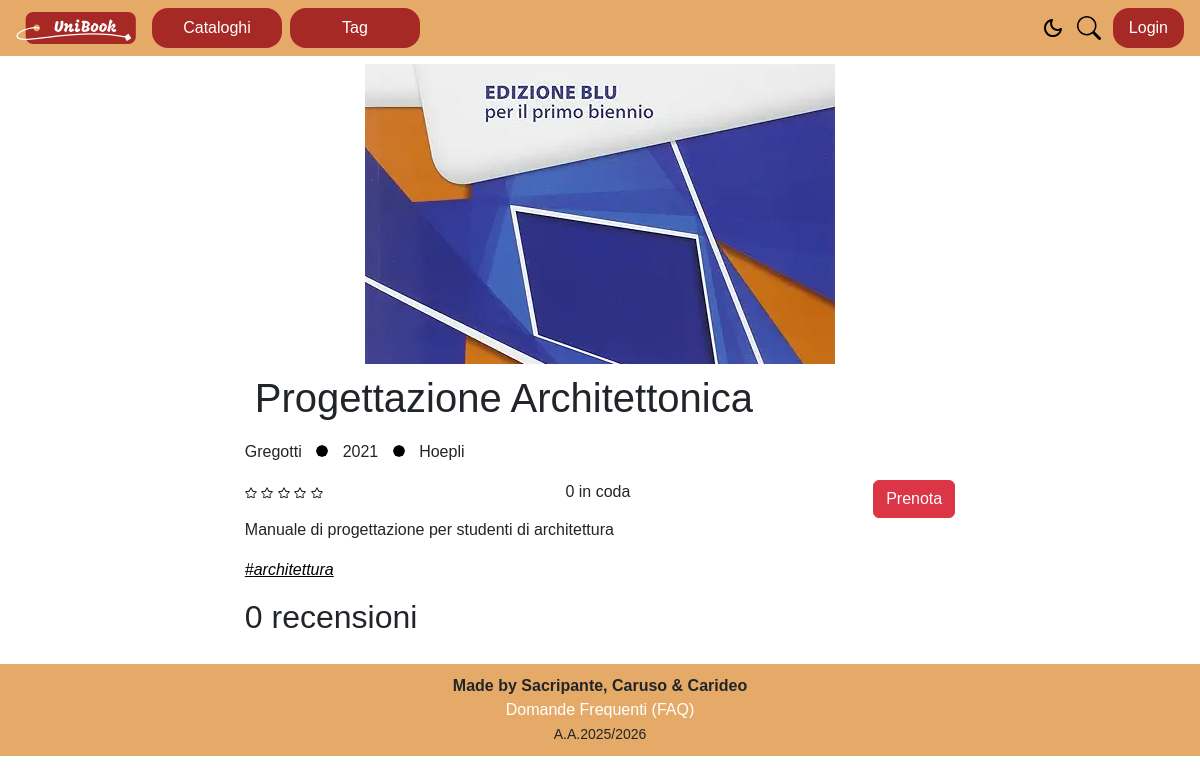
The page /controller/bookPage.php?id=2 on the database its author committed.
### tables this page shows
CREATE TABLE `book` (
  `codebook` int(11) NOT NULL,
  `title` varchar(255) NOT NULL,
  `publisher` varchar(100) NOT NULL,
  `publicationyear` int(11) NOT NULL,
  `image` varchar(100) NOT NULL,
  `description` varchar(255) NOT NULL,
  `author` varchar(255) NOT NULL,
  `idcatalogue` int(11) NOT NULL
);

CREATE TABLE `tag` (
  `idtag` varchar(50) NOT NULL
);

### controller/bookPage.php (called while the page is built, shortened)
<?php
require_once 'bootstrap.php';
$bookId = $_GET['id'] ?? null;
$book = $bookRepo->findById($bookId);
require '../template/base.php';
?>

### db/database.php (called while the page is built, shortened)
<?php
class DatabaseHelper
{
    private $db;
    public function __construct($servername, $username, $password, $dbname)
    {
        $this->db = new mysqli($servername, $username, $password, $dbname);
    }
    public function executeQuery($query, $params = [], $types = '')
    {
        $stmt = $this->db->prepare($query);
        if (!empty($params)) {
            $stmt->bind_param($types, ...$params);
        }
        $stmt->execute();
        $result = $stmt->get_result();
        $data = $result->fetch_all(MYSQLI_ASSOC);
        return $data;
    }
}

### controller/bootstrap.php (called while the page is built, shortened)
<?php
require_once(BASE_PATH . "/UniBook/" . "db/database.php");
require_once(BASE_PATH . "/UniBook/" . "repo/BookingRepository.php");
require_once(BASE_PATH . "/UniBook/" . "repo/BookRepository.php");
require_once(BASE_PATH . "/UniBook/" . "repo/ReviewRepository.php");
require_once(BASE_PATH . "/UniBook/" . "repo/TagInBookRepository.php");
require_once("SessionManager.php");
$dbh = new DatabaseHelper("localhost", "root", "", "unibook", 3306);
$bookingRepo = new BookingRepository($dbh);
$bookRepo = new BookRepository($dbh);
$reviewRepo = new ReviewRepository($dbh);
$tagInBookRepo = new TagInBookRepository($dbh);
?>

### repo/BookRepository.php (called while the page is built, shortened)
<?php
require_once  BASE_PATH . "/UniBook/" . 'orm/Book.php';
require_once  BASE_PATH . "/UniBook/" . 'db/database.php';
class BookRepository
{
    private $db;
    public function __construct(&$db)
    {
        $this->db = $db;
    }
    public function findById($codeBook)
    {
        $sql = "SELECT * FROM book WHERE codebook = ?";
        $result = $this->db->executeQuery($sql, [$codeBook], 'i');
        return $this->mapRowToObject($result[0]);
    }
    public function getAvailableCopiesCount($codeBook)
    {
        $sql = "SELECT COUNT(*) as total FROM book_copy
                WHERE codebook = ? AND state = 'disponibile'";
        $result = $this->db->executeQuery($sql, [$codeBook], 'i');
        return $result[0]['total'] ?? 0;
    }
    private function mapRowToObject($row)
    {
        return new Book(
            $row['codebook'],
            $row['title'],
            $row['publisher'],
            $row['publicationyear'],
            $row['image'],
            $row['description'],
            $row['author'],
            $row['idcatalogue']
        );
    }
}
?>

### orm/book.php (called while the page is built, shortened)
<?php
class Book
{
    private $codebook;
    private $title;
    private $publisher;
    private $description;
    private $image;
    private $publicationyear;
    private $author;
    public function __construct(
        $codebook,
        $title,
        $publisher,
        $description,
        $image,
        $publicationyear,
        $author,
        $idcatalogue
    ) {
        $this->codebook = $codebook;
        $this->title = $title;
        $this->publisher = $publisher;
        $this->description = $description;
        $this->image = $image;
        $this->publicationyear = $publicationyear;
        $this->author = $author;
    }
    public function getCodebook()
    {
        return $this->codebook;
    }
    public function getTitle()
    {
        return $this->title;
    }
    public function getPublisher()
    {
        return $this->publisher;
    }
    public function getDescription()
    {
        return $this->description;
    }
    public function getImage()
    {
        return $this->image;
    }
    public function getPublicationYear()
    {
        return $this->publicationyear;
    }
    public function getAuthor()
    {
        return $this->author;
    }
}
?>

### repo/ReviewRepository.php (called while the page is built, shortened)
<?php
require_once BASE_PATH . "/UniBook/" . 'db/database.php';
class ReviewRepository
{
    private $db;
    public function __construct($db)
    {
        $this->db = $db;
    }
    public function getReviewsByBook($codeBook)
    {
        $sql = "SELECT r.*, s.email,s.name, s.surname, l.subscriptiondate
                FROM review r
                JOIN loan l ON r.idreview = l.idreview
                JOIN student s ON l.idstudent = s.idstudent
                WHERE l.codebook = ?
                ORDER BY r.idreview DESC";
        return $this->db->executeQuery($sql, [$codeBook], 'i');
    }
    public function getAverageRating($codeBook)
    {
        $sql = "SELECT AVG(r.rating) as avg_rating, COUNT(*) as total_reviews
                FROM review r
                JOIN loan l ON r.idreview = l.idreview
                WHERE l.codebook = ?";
        $result = $this->db->executeQuery($sql, [$codeBook], 'i');
        return [
            'average' => $result[0]['avg_rating'] ?? 0,
            'count' => $result[0]['total_reviews'] ?? 0
        ];
    }
}
?>

### repo/BookingRepository.php (called while the page is built, shortened)
<?php
require_once BASE_PATH . "/UniBook/" .  'db/database.php';
class BookingRepository
{
    private $db;
    public function __construct($db)
    {
        $this->db = $db;
    }
    public function getNumberOfPeopleAhead($idStudent, $codeBook)
    {
        $sql = "SELECT COUNT(*) as total FROM booking WHERE codebook = ? AND date < (SELECT date FROM booking WHERE idstudent = ? AND codebook = ?)";
        $result = $this->db->executeQuery($sql, [$codeBook, $idStudent, $codeBook], 'iii');
        return $result[0]['total'];
    }
}
?>

### controller/SessionManager.php (called while the page is built, shortened)
<?php
class SessionManager
{
    public function isLogged()
    {
        return isset($_SESSION['user_type']) && $_SESSION['user_type'] == 'student';
    }
}
?>

### repo/TagInBookRepository.php (called while the page is built, shortened)
<?php
require_once BASE_PATH . "/UniBook/db/database.php";
class TagInBookRepository
{
    private $db;
    public function __construct($db)
    {
        $this->db = $db;
    }
    public function getTagsByBook($codeBook)
    {
        $sql = "SELECT t.*
                FROM tag t,tag_in_book tb
                WHERE t.idtag = tb.idtag
                AND tb.codebook = ?";
        return $this->db->executeQuery($sql, [$codeBook], 'i');
    }
}
?>

### view/book-view.php (the view, shortened to what this page needs)
<?php
require_once 'bootstrap.php';
?>
<section>
    <div> <img src=<?php echo UPLOAD_DIR . 'books/' . $book->getImage(); ?> alt="Book cover" /> </div>
    <h1><?php echo $book->getTitle(); ?></h1>
    <ul>
        <li><?php echo $book->getAuthor(); ?></li>
        <li><img src=<?php echo BASE_URL . "/svg/circle-fill.svg" ?> width="12" height="12" alt="" /> </li>
        <li><?php echo $book->getDescription(); ?></li>
        <li><img src=<?php echo BASE_URL . "/svg/circle-fill.svg" ?> width="12" height="12" alt="" /> </li>
        <li><?php echo $book->getPublisher(); ?></li>
    </ul>
    <div>
        <div>
            <?php
            $n = $reviewRepo->getAverageRating($book->getCodeBook())['average'];
            $whole = floor($n);
            $fraction = $n - $whole;
            if ($fraction > 0) {
                $remainder = 1;
            } else {
                $remainder = 0;
            }
            ?>
            <?php
            for ($i = 0; $i < 5 - $whole - $remainder; $i++) :
            ?>
                <img src="/UniBook/svg/star.svg" width="12" height="12" alt="" class="" />
            <?php endfor; ?>
        </div>
        <?php $numAhead = $bookingRepo->getNumberOfPeopleAhead($_SESSION['userid'] ?? -1, $book->getCodeBook()); ?>
        <?php if ($bookRepo->getAvailableCopiesCount($book->getCodeBook()) > 0) : ?>
            <span class="text-success">Disponibile</span>
        <?php else : ?>
            <span class=""><?php echo $numAhead; ?> in coda</span>
        <?php endif;
        $protocol = (!empty($_SERVER['HTTPS']) && $_SERVER['HTTPS'] !== 'off') ? "https://" : "http://";
        $currentUrl = $protocol . $_SERVER['HTTP_HOST'] . $_SERVER['REQUEST_URI'];
        ?>
        <?php if ($sessionManager->isLogged() && !$sessionManager->isAdminLogged()) : ?>
            <?php $studentId = $_SESSION['userid']; ?>
            <?php if ($loanRepo->isBorrowed($studentId, $book->getCodeBook())) :
            ?>
                <a href="#" class="btn btn-secondary px-15">In prestito</a>
            <?php elseif (
                !$bookingRepo->isBooked($studentId, $book->getCodeBook())
            ) : ?>
                <a href=" <?php echo BASE_URL ?>/controller/reservation.php?redirect=<?php echo urlencode($currentUrl); ?>&idbook=<?php echo (int)$book->getCodeBook(); ?>&idstudent=<?php echo $studentId; ?>" class="btn btn-danger px-15">Prenota</a>
            <?php else : ?>
                <a href="#" class="btn btn-secondary px-15 disabled">Prenotato</a>
            <?php endif; ?>
        <?php else : ?>
            <a href=" <?php echo BASE_URL  ?>/controller/login-form.php" class="btn btn-danger px-15">Prenota</a>
        <?php endif; ?>
    </div>
    <p>
        <?php echo $book->getPublicationYear(); ?>
    </p>
    <ul>
        <?php $tags = $tagInBookRepo->getTagsByBook($book->getCodeBook());
        foreach ($tags as $tag) : ?>
            <li><a href="#"><?php echo '#' . $tag['idtag']; ?></a></li>
        <?php endforeach; ?>
    </ul>
</section>
<section>
    <?php $reviews = $reviewRepo->getReviewsByBook($book->getCodeBook());
    ?>
    <h2><?php echo count($reviews) . (count($reviews) == 1 ? ' recensione' : ' recensioni'); ?> </h2>
</section>

### css/style_base.css (style rules this page uses)
* { font-family: "Josefin Sans", sans-serif; font-optical-sizing: auto; font-weight: 400; font-style: normal; box-sizing: border-box; }
* { transition: background-color 0.3s ease, color 0.3s ease; }

### css/user_style.css (style rules this page uses)
* { font-family: "Josefin Sans", sans-serif; font-optical-sizing: auto; font-weight: 400; font-style: normal; box-sizing: border-box; }
@media screen and (min-width: 520px) { main>section { display: flex; flex-direction: column; padding: 0 20%; } }
main>section>div:nth-of-type(1) { width: 100%; height: 300px; display: flex; justify-content: center; align-items: center; overflow: hidden; }
main>section img { max-width: 100%; height: auto; aspect-ratio: inherit; border-radius: 12px; }
main>section>ul { padding-left: 0; list-style-type: none; }
main>section>ul>li { display: inline-flex; }
main>section>ul>li>img { margin: 0 10px; }
main>section>div:nth-of-type(2) { display: flex; justify-content: space-between; }
main>section>ul:nth-of-type(2)>li>a { font-weight: 300; font-style: italic; color: black; }
main section>ul { padding-left: 0%; list-style: none; }
main h1 { padding: 10px; }

### rows shown on the page
book: image (picture), title "Progettazione Architettonica", author "Gregotti", publicationyear "2021", publisher "Hoepli", description "Manuale di progettazione per studenti di architettura"
tag: idtag "architettura"

### other values the page prints
$numAhead "0"
count($reviews) "0"
